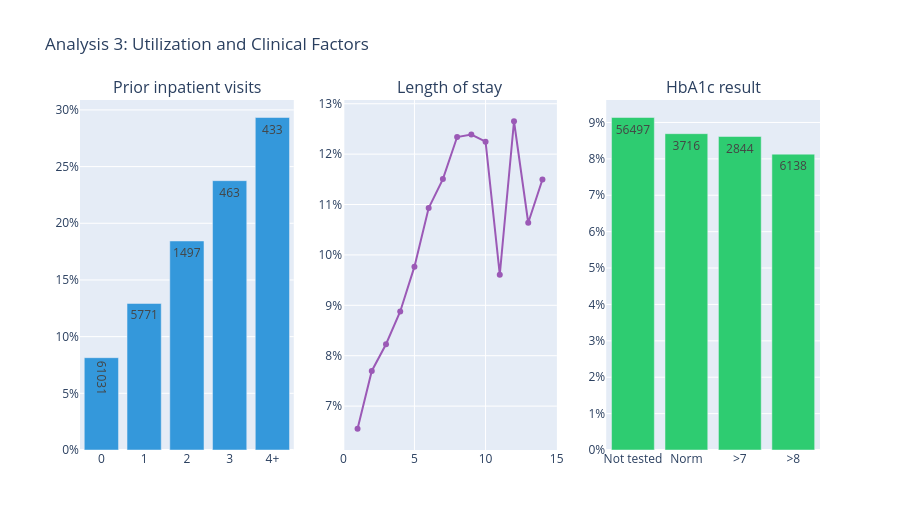

Notebook cell for this chart:
### Code cell
# ==============================================================================
# ANALYSIS 3: UTILIZATION & CLINICAL FACTORS
# ==============================================================================


from pathlib import Path


util_cols = [
    'time_in_hospital', 'num_lab_procedures',
    'num_procedures', 'num_medications',
    'number_outpatient', 'number_emergency',
    'number_inpatient', 'number_diagnoses'
]

print('Mean utilization by outcome:')
print(df.groupby('readmit_30')[util_cols].mean().round(2).T)

prior = df.assign(
    prior_inpatient=df['number_inpatient']
    .clip(upper=4).astype(str).replace({'4': '4+'})
)

prior_rates = (
    prior.groupby('prior_inpatient')['readmit_30']
    .agg(['mean', 'count'])
    .reindex(['0', '1', '2', '3', '4+'])
)

stay_rates = (
    df.groupby('time_in_hospital')['readmit_30']
    .agg(['mean', 'count']).sort_index()
)

a1c_values = (
    df['A1Cresult']
    .fillna('Not tested')
    .replace({'not tested': 'Not tested', 'None': 'Not tested'})
)

a1c_rates = (
    df.assign(a1c_group=a1c_values)
    .groupby('a1c_group')['readmit_30']
    .agg(['mean', 'count'])
    .reindex(['Not tested', 'Norm', '>7', '>8'])
)

print('\nPrior inpatient visits:')
print(prior_rates.round(3))
print('\nHbA1c results:')
print(a1c_rates.round(3))

fig3 = make_subplots(
    rows=1, cols=3,
    subplot_titles=(
        'Prior inpatient visits',
        'Length of stay',
        'HbA1c result'
    )
)

fig3.add_trace(
    go.Bar(
        x=prior_rates.index,
        y=prior_rates['mean'],
        text=prior_rates['count'],
        marker_color=BLUE
    ),
    row=1, col=1
)

fig3.add_trace(
    go.Scatter(
        x=stay_rates.index,
        y=stay_rates['mean'],
        mode='lines+markers',
        marker_color=PURPLE,
        customdata=stay_rates[['count']],
        hovertemplate='Days: %{x}<br>Rate: %{y:.1%}<br>n: %{customdata[0]}<extra></extra>'
    ),
    row=1, col=2
)

fig3.add_trace(
    go.Bar(
        x=a1c_rates.index,
        y=a1c_rates['mean'],
        text=a1c_rates['count'],
        marker_color=GREEN
    ),
    row=1, col=3
)

for col in (1, 2, 3):
    fig3.update_yaxes(tickformat='.0%', row=1, col=col)

fig3.update_layout(
    title='Analysis 3: Utilization and Clinical Factors',
    height=530,
    showlegend=False
)

fig3.write_html( 'analysis3_utilization.html')

print('Analysis 3 complete')
fig3.show()

### Figure 1 — Plotly figure (JSON) as saved in the notebook; plotly's stock layout.template omitted (floating-point values rounded to 4 significant figures)
{"data": [{"marker": {"color": "#3498db"}, "text": [61030.0, 5771.0, 1497.0, 463.0, 433.0], "type": "bar", "x": ["0", "1", "2", "3", "4+"], "xaxis": "x", "y": [0.08143, 0.1293, 0.1844, 0.2376, 0.2933], "yaxis": "y"}, {"customdata": [[10350], [12056], [12323], [9326], [6624], [5005], [3868], [2804], [1889], [1486], [1176], [901], [752], [635]], "hovertemplate": "Days: %{x}<br>Rate: %{y:.1%}<br>n: %{customdata[0]}<extra></extra>", "marker": {"color": "#9b59b6"}, "mode": "lines+markers", "type": "scatter", "x": [1, 2, 3, 4, 5, 6, 7, 8, 9, 10, 11, 12, 13, 14], "xaxis": "x2", "y": [0.06551, 0.07697, 0.08229, 0.08878, 0.09768, 0.1093, 0.115, 0.1234, 0.1239, 0.1225, 0.09609, 0.1265, 0.1064, 0.115], "yaxis": "y2"}, {"marker": {"color": "#2ecc71"}, "text": [56500.0, 3716.0, 2844.0, 6138.0], "type": "bar", "x": ["Not tested", "Norm", ">7", ">8"], "xaxis": "x3", "y": [0.09137, 0.08692, 0.08615, 0.0813], "yaxis": "y3"}], "layout": {"annotations": [{"font": {"size": 16}, "showarrow": false, "text": "Prior inpatient visits", "x": 0.1444, "xanchor": "center", "xref": "paper", "y": 1, "yanchor": "bottom", "yref": "paper"}, {"font": {"size": 16}, "showarrow": false, "text": "Length of stay", "x": 0.5, "xanchor": "center", "xref": "paper", "y": 1, "yanchor": "bottom", "yref": "paper"}, {"font": {"size": 16}, "showarrow": false, "text": "HbA1c result", "x": 0.8556, "xanchor": "center", "xref": "paper", "y": 1, "yanchor": "bottom", "yref": "paper"}], "height": 530, "showlegend": false, "title": {"text": "Analysis 3: Utilization and Clinical Factors"}, "xaxis": {"anchor": "y", "domain": [0, 0.2889]}, "xaxis2": {"anchor": "y2", "domain": [0.3556, 0.6444]}, "xaxis3": {"anchor": "y3", "domain": [0.7111, 1]}, "yaxis": {"anchor": "x", "domain": [0, 1], "tickformat": ".0%"}, "yaxis2": {"anchor": "x2", "domain": [0, 1], "tickformat": ".0%"}, "yaxis3": {"anchor": "x3", "domain": [0, 1], "tickformat": ".0%"}}}
